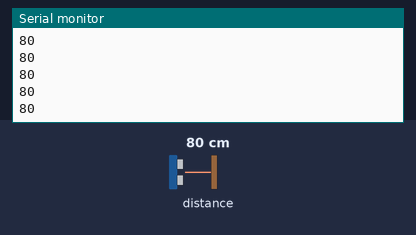
A sketch run on a simulated Arduino Uno, built with avr-gcc and run on an emulated ATmega328P. Shown: the last lines printed to the serial monitor. Wiring (inferred from the names in the program): LIDAR-Lite range finder at I2C address 0x62. The test bench sets the inputs (shaded band); at power-on: distance to the obstacle 80 cm.

Above: at 1.3 s.
1.4 s: distance to the obstacle set to 2 cm
At 1.9 s:
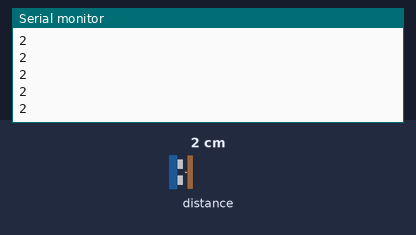
2.9 s: distance to the obstacle set to 4 cm
At 3.4 s:
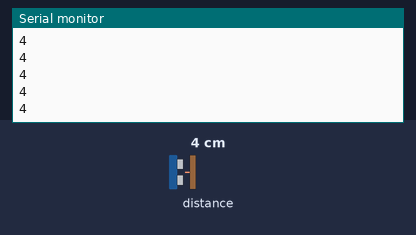
Timing chart, 0 to 5.9 s (numbered marks = the images above; inputs shaded):
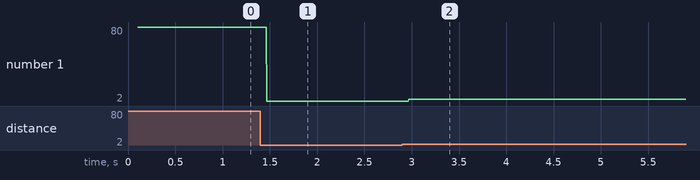

The sketch:

lidar_I2C_DSS.ino
```cpp
/*
Sample code to interface PulsedLight3d LIDAR-lite with Arduino UNO
Tested on Arduino IDE 1.6.5

This sketch demonstrates getting distance with the LIDAR-Lite Sensor

The code is part of PulsedLight3D basics apps for driving the LIDAR-Lite

It utilizes the 'Arduino I2C Master Library' from DSS Circuits:
http://www.dsscircuits.com/index.php/articles/66-arduino-i2c-master-library

You can find more information about installing libraries here:
http://arduino.cc/en/Guide/Libraries
*/

#include <I2C.h>
#define    LIDARLite_ADDRESS   0x62          // Default I2C Address of LIDAR-Lite.
#define    RegisterMeasure     0x00          // Register to write to initiate ranging.
#define    MeasureValue        0x04          // Value to initiate ranging.
#define    RegisterHighLowB    0x8f          // Register to get both High and Low bytes in 1 call.


void setup(){
  Serial.begin(9600); //Opens serial connection at 9600bps.
  I2c.begin(); // Opens & joins the irc bus as master
  delay(100); // Waits to make sure everything is powered up before sending or receiving data
  I2c.timeOut(50); // Sets a timeout to ensure no locking up of sketch if I2C communication fails
}

void loop(){
  // Write 0x04 to register 0x00
  uint8_t nackack = 100; // Setup variable to hold ACK/NACK resopnses
  while (nackack != 0){ // While NACK keep going (i.e. continue polling until sucess message (ACK) is received )
    nackack = I2c.write(LIDARLite_ADDRESS,RegisterMeasure, MeasureValue); // Write 0x04 to 0x00
    delay(1); // Wait 1 ms to prevent overpolling
  }

  byte distanceArray[2]; // array to store distance bytes from read function

  // Read 2byte distance from register 0x8f
  nackack = 100; // Setup variable to hold ACK/NACK resopnses
  while (nackack != 0){ // While NACK keep going (i.e. continue polling until sucess message (ACK) is received )
    nackack = I2c.read(LIDARLite_ADDRESS,RegisterHighLowB, 2, distanceArray); // Read 2 Bytes from LIDAR-Lite Address and store in array
    delay(1); // Wait 1 ms to prevent overpolling
  }
  int distance = (distanceArray[0] << 8) + distanceArray[1];  // Shift high byte [0] 8 to the left and add low byte [1] to create 16-bit int

  // Print Distance
  Serial.println(distance);
}
```

Measured:
- after the input at 1.4 s, the serial monitor: prints a new line after 0.07 s (image 1)
- after the input at 2.9 s, the serial monitor: prints a new line after 0.07 s (image 2)
- plotted number 1: 80 → 2 after the input at 1.4 s, 2 → 4 after the input at 2.9 s
